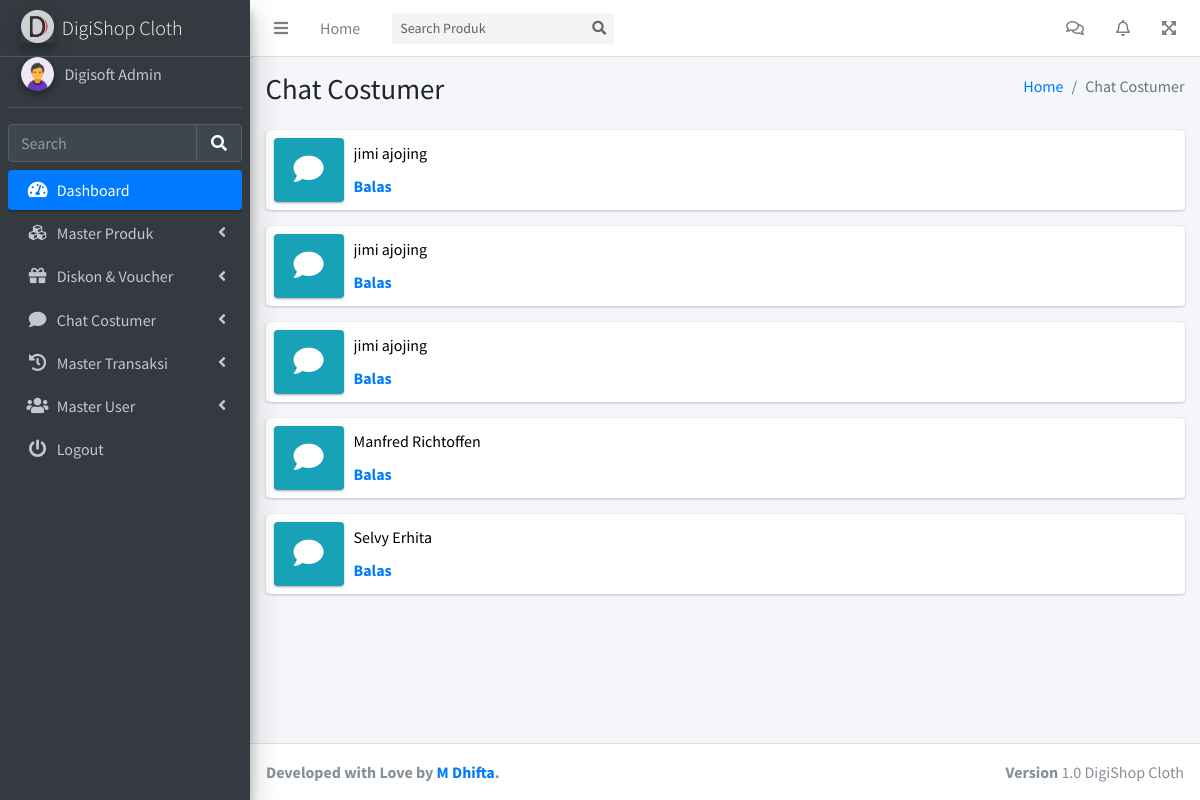
Screenshot of /admin/masterChat.php (signed in) with the database file from the repository.
### tables this page shows
CREATE TABLE `tb_user` (
  `id_user` int(11) NOT NULL,
  `fname` varchar(144) NOT NULL,
  `lname` varchar(144) DEFAULT NULL,
  `telephone` varchar(144) NOT NULL,
  `saldo` int(11) NOT NULL,
  `email` varchar(144) NOT NULL,
  `password` varchar(144) NOT NULL,
  `roles` enum('0','1','2') NOT NULL,
  `status` enum('0','1') NOT NULL
);

CREATE TABLE `tb_room` (
  `id_room` int(11) NOT NULL,
  `nama_room` varchar(144) NOT NULL
);

### admin/masterChat.php (the view, shortened to what this page needs)
<?php include '../config/config.php'; ?>
<!DOCTYPE html>
<html lang="en">
<head>
  <?php include 'asset/css.php'; ?>
</head>
<body class="hold-transition sidebar-mini layout-fixed layout-navbar-fixed layout-footer-fixed">
  <div class="wrapper">
    <?php include 'asset/navbar.php'; ?>
    <?php include 'asset/sidebar.php'; ?>
    <div class="content-wrapper">
      <div class="content-header">
        <div class="container-fluid">
          <div class="row mb-2">
            <div class="col-sm-6">
              <h1 class="m-0">Chat Costumer</h1>
            </div>
            <div class="col-sm-6">
              <ol class="breadcrumb float-sm-right">
                <li class="breadcrumb-item"><a href="#">Home</a></li>
                <li class="breadcrumb-item active">Chat Costumer</li>
              </ol>
            </div>
          </div>
        </div>
      </div>
      <section class="content">
        <div class="container-fluid">
          <div class="row">
            <?php $query = $mysqli->query("SELECT * FROM tb_room ORDER BY id_room DESC"); ?>
            <?php while ($value = $query->fetch_object()) { ?>
              <div class="col-12 col-sm-6 col-md-12">
                <div class="info-box">
                  <span class="info-box-icon bg-info elevation-1"><a href="chatRoom.php?id=<?= $value->id_room; ?>"><i class="fas fa-comment"></i></a></span>
                  <div class="info-box-content">
                    <span class="info-box-text"><a style="color:#000000;" href="chatRoom.php?id=<?= $value->id_room; ?>"><?= $value->nama_room; ?></a></span>
                    <span class="info-box-number">
                      <a href="chatRoom.php?id=<?= $value->id_room; ?>">Balas</a>
                    </span>
                  </div>
                </div>
              </div>
            <?php } ?>
          </div>
        </div>
      </section>
    </div>
    <?php include 'asset/footer.php'; ?>
  </div>
</body>
</html>

### admin/asset/sidebar.php (shortened to what this page needs)
<?php
$query = $mysqli->query("SELECT * FROM tb_user WHERE id_user='$_SESSION[id_user]'");
$user = $query->fetch_object();
 ?>
<aside class="main-sidebar sidebar-dark-primary elevation-4">
  <a href="dashboard.php" class="brand-link">
    <img src="../vendor/assets/logo.png" alt="AdminLTE Logo" class="brand-image elevation-3" style="opacity: .8">
    <span class="brand-text font-weight-light">DigiShop Cloth</span>
  </a>
  <div class="sidebar">
    <div class="user-panel mt-3 pb-3 mb-3 d-flex">
      <div class="image">
        <img src="../vendor/assets/user.png" class="img-circle elevation-2" alt="User Image">
      </div>
      <div class="info">
        <a href="#" class="d-block"><?= $user->fname; ?> <?= $user->lname; ?></a>
      </div>
    </div>
    <form class="" action="search.php" method="post">
      <div class="form-inline">
        <div class="input-group" data-widget="sidebar-search">
          <input class="form-control form-control-sidebar" name="search" type="search" placeholder="Search" aria-label="Search">
          <div class="input-group-append">
            <button class="btn btn-sidebar" type="submit">
              <i class="fas fa-search fa-fw"></i>
            </button>
          </div>
        </div>
      </div>
    </form>
    <nav class="mt-2">
      <ul class="nav nav-pills nav-sidebar flex-column" data-widget="treeview" role="menu" data-accordion="false">
        <li class="nav-item menu-open">
          <a href="dashboard.php" class="nav-link active">
            <i class="nav-icon fas fa-tachometer-alt"></i>
            <p>
              Dashboard
            </p>
          </a>
        </li>
        <li class="nav-item">
          <a href="addProduk.php" class="nav-link">
            <i class="nav-icon fas fa-cubes"></i>
            <p>
              Master Produk
              <i class="fas fa-angle-left right"></i>
            </p>
          </a>
        </li>
        <li class="nav-item">
          <a href="#" class="nav-link">
            <i class="nav-icon fas fa-gift"></i>
            <p>
              Diskon & Voucher
              <i class="right fas fa-angle-left"></i>
            </p>
          </a>
        </li>
        <li class="nav-item">
          <a href="#" class="nav-link">
            <i class="nav-icon fas fa-comment"></i>
            <p>
              Chat Costumer
              <i class="fas fa-angle-left right"></i>
            </p>
          </a>
        </li>
        <li class="nav-item">
          <a href="#" class="nav-link">
            <i class="nav-icon fas fa-history"></i>
            <p>
              Master Transaksi
              <i class="fas fa-angle-left right"></i>
            </p>
          </a>
        </li>
        <li class="nav-item">
          <a href="#" class="nav-link">
            <i class="nav-icon fas fa-users"></i>
            <p>
              Master User
              <i class="fas fa-angle-left right"></i>
            </p>
          </a>
        </li>
        <li class="nav-item">
          <a href="backend/logout.php" class="nav-link">
            <i class="nav-icon fas fa-power-off"></i>
            <p>
              Logout
            </p>
          </a>
        </li>
      </ul>
    </nav>
  </div>
</aside>

### rows the page displays
tb_user: fname "Digisoft", lname "Admin"
tb_room: nama_room "jimi ajojing"
tb_room: nama_room "jimi ajojing"
tb_room: nama_room "jimi ajojing"
tb_room: nama_room "Manfred Richtoffen"
tb_room: nama_room "Selvy Erhita"
